Frame 1 (no input): blank canvas, image omitted
Frame 60 (the mouse pressed at the canvas centre just before this capture): blank canvas, image omitted
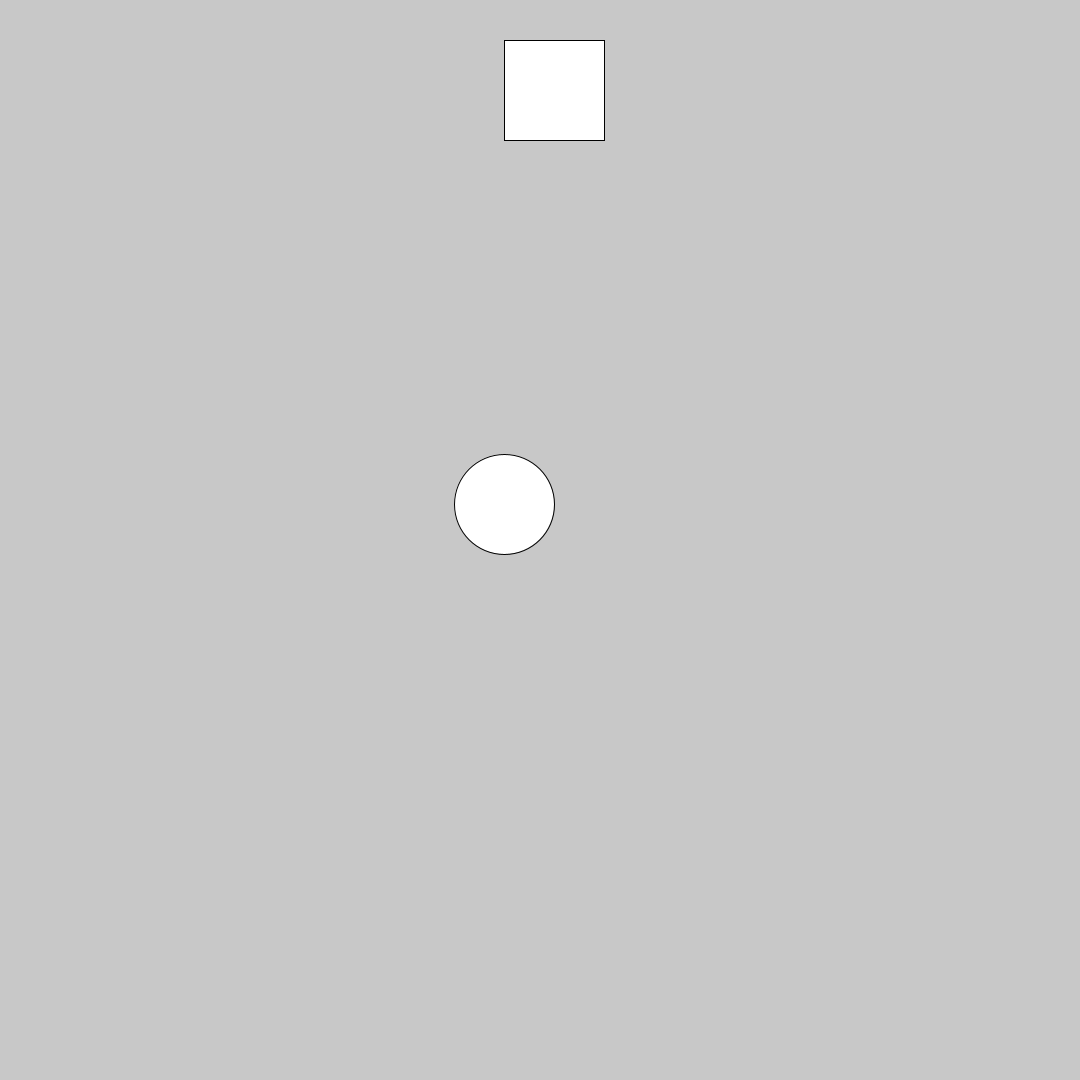
Frame 120 (the mouse held since frame 60 and released just before this capture)

The Processing sketch whose frames 1 and 60 were blank and that drew this single picture after the mouse press (run headless with seeded random() and noise(); from frame 60 on, the mouse is pressed at the canvas centre):

// Processing sketch: sketch_250926a
// ── sketch_250926a.pde
void setup() {
  size(1080, 1080);
}

void draw() {
  background(200);  
  circle(mouseX - 36, mouseY - 36, 100);
  square(mouseX - 36, mouseY - 500, 100);
  point(mouseX - 36, mouseY - 36, 100);
  
}
